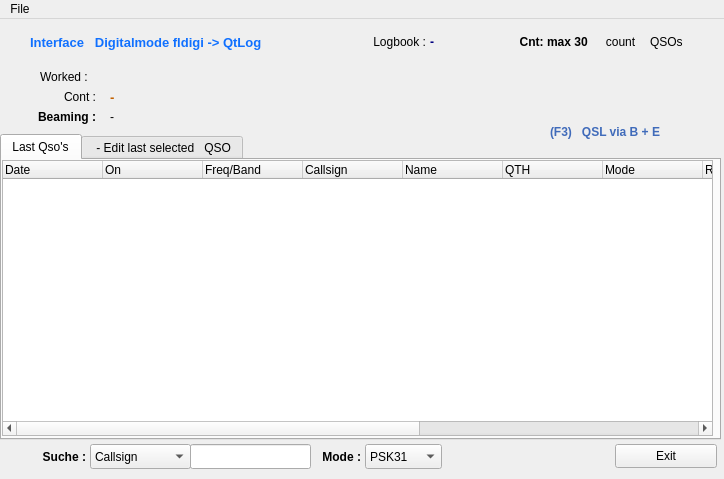
<?xml version="1.0" encoding="UTF-8"?>
<ui version="4.0">
 <class>diglog</class>
 <widget class="QMainWindow" name="diglog">
  <property name="geometry">
   <rect>
    <x>0</x>
    <y>0</y>
    <width>724</width>
    <height>479</height>
   </rect>
  </property>
  <property name="windowTitle">
   <string>DigiLog</string>
  </property>
  <widget class="QWidget" name="centralwidget">
   <widget class="QLabel" name="label">
    <property name="geometry">
     <rect>
      <x>30</x>
      <y>15</y>
      <width>301</width>
      <height>16</height>
     </rect>
    </property>
    <property name="palette">
     <palette>
      <active>
       <colorrole role="WindowText">
        <brush brushstyle="SolidPattern">
         <color alpha="255">
          <red>16</red>
          <green>112</green>
          <blue>255</blue>
         </color>
        </brush>
       </colorrole>
      </active>
      <inactive>
       <colorrole role="WindowText">
        <brush brushstyle="SolidPattern">
         <color alpha="255">
          <red>16</red>
          <green>112</green>
          <blue>255</blue>
         </color>
        </brush>
       </colorrole>
      </inactive>
      <disabled>
       <colorrole role="WindowText">
        <brush brushstyle="SolidPattern">
         <color alpha="255">
          <red>146</red>
          <green>145</green>
          <blue>144</blue>
         </color>
        </brush>
       </colorrole>
      </disabled>
     </palette>
    </property>
    <property name="font">
     <font>
      <pointsize>10</pointsize>
      <weight>75</weight>
      <bold>true</bold>
     </font>
    </property>
    <property name="text">
     <string>Interface   Digitalmode fldigi -&gt; QtLog</string>
    </property>
   </widget>
   <widget class="QTabWidget" name="tabWidget">
    <property name="geometry">
     <rect>
      <x>0</x>
      <y>115</y>
      <width>721</width>
      <height>306</height>
     </rect>
    </property>
    <property name="focusPolicy">
     <enum>Qt::NoFocus</enum>
    </property>
    <property name="currentIndex">
     <number>0</number>
    </property>
    <widget class="QWidget" name="tab">
     <attribute name="title">
      <string>Last Qso's</string>
     </attribute>
     <widget class="QTreeWidget" name="qsoList">
      <property name="geometry">
       <rect>
        <x>0</x>
        <y>0</y>
        <width>711</width>
        <height>276</height>
       </rect>
      </property>
      <property name="focusPolicy">
       <enum>Qt::NoFocus</enum>
      </property>
      <property name="rootIsDecorated">
       <bool>false</bool>
      </property>
      <property name="itemsExpandable">
       <bool>true</bool>
      </property>
      <column>
       <property name="text">
        <string>Date</string>
       </property>
      </column>
      <column>
       <property name="text">
        <string>On</string>
       </property>
      </column>
      <column>
       <property name="text">
        <string>Freq/Band</string>
       </property>
      </column>
      <column>
       <property name="text">
        <string>Callsign</string>
       </property>
      </column>
      <column>
       <property name="text">
        <string>Name</string>
       </property>
      </column>
      <column>
       <property name="text">
        <string>QTH</string>
       </property>
      </column>
      <column>
       <property name="text">
        <string>Mode</string>
       </property>
      </column>
      <column>
       <property name="text">
        <string>RstR</string>
       </property>
      </column>
      <column>
       <property name="text">
        <string>AWD</string>
       </property>
      </column>
      <column>
       <property name="text">
        <string>Loc</string>
       </property>
      </column>
      <column>
       <property name="text">
        <string>Contest</string>
       </property>
      </column>
      <column>
       <property name="text">
        <string>Notiz</string>
       </property>
      </column>
     </widget>
    </widget>
    <widget class="QWidget" name="tab_3">
     <attribute name="title">
      <string> - Edit last selected   QSO</string>
     </attribute>
     <widget class="QLabel" name="label_11">
      <property name="geometry">
       <rect>
        <x>30</x>
        <y>45</y>
        <width>81</width>
        <height>16</height>
       </rect>
      </property>
      <property name="font">
       <font>
        <weight>75</weight>
        <bold>true</bold>
       </font>
      </property>
      <property name="text">
       <string>Freq/Band</string>
      </property>
     </widget>
     <widget class="QLineEdit" name="lineEditFreq">
      <property name="geometry">
       <rect>
        <x>15</x>
        <y>65</y>
        <width>101</width>
        <height>25</height>
       </rect>
      </property>
      <property name="palette">
       <palette>
        <active>
         <colorrole role="Base">
          <brush brushstyle="SolidPattern">
           <color alpha="255">
            <red>239</red>
            <green>239</green>
            <blue>239</blue>
           </color>
          </brush>
         </colorrole>
        </active>
        <inactive>
         <colorrole role="Base">
          <brush brushstyle="SolidPattern">
           <color alpha="255">
            <red>239</red>
            <green>239</green>
            <blue>239</blue>
           </color>
          </brush>
         </colorrole>
        </inactive>
        <disabled>
         <colorrole role="Base">
          <brush brushstyle="SolidPattern">
           <color alpha="255">
            <red>244</red>
            <green>244</green>
            <blue>244</blue>
           </color>
          </brush>
         </colorrole>
        </disabled>
       </palette>
      </property>
      <property name="focusPolicy">
       <enum>Qt::NoFocus</enum>
      </property>
     </widget>
     <widget class="QLabel" name="label_14">
      <property name="geometry">
       <rect>
        <x>130</x>
        <y>45</y>
        <width>66</width>
        <height>16</height>
       </rect>
      </property>
      <property name="font">
       <font>
        <weight>75</weight>
        <bold>true</bold>
       </font>
      </property>
      <property name="text">
       <string>Callsign</string>
      </property>
     </widget>
     <widget class="QLineEdit" name="lineEditCall">
      <property name="geometry">
       <rect>
        <x>115</x>
        <y>65</y>
        <width>91</width>
        <height>25</height>
       </rect>
      </property>
      <property name="palette">
       <palette>
        <active>
         <colorrole role="Base">
          <brush brushstyle="SolidPattern">
           <color alpha="255">
            <red>241</red>
            <green>241</green>
            <blue>241</blue>
           </color>
          </brush>
         </colorrole>
        </active>
        <inactive>
         <colorrole role="Base">
          <brush brushstyle="SolidPattern">
           <color alpha="255">
            <red>241</red>
            <green>241</green>
            <blue>241</blue>
           </color>
          </brush>
         </colorrole>
        </inactive>
        <disabled>
         <colorrole role="Base">
          <brush brushstyle="SolidPattern">
           <color alpha="255">
            <red>244</red>
            <green>244</green>
            <blue>244</blue>
           </color>
          </brush>
         </colorrole>
        </disabled>
       </palette>
      </property>
      <property name="focusPolicy">
       <enum>Qt::NoFocus</enum>
      </property>
     </widget>
     <widget class="QLabel" name="label_15">
      <property name="geometry">
       <rect>
        <x>225</x>
        <y>45</y>
        <width>56</width>
        <height>15</height>
       </rect>
      </property>
      <property name="font">
       <font>
        <weight>75</weight>
        <bold>true</bold>
       </font>
      </property>
      <property name="text">
       <string>Name</string>
      </property>
     </widget>
     <widget class="QLineEdit" name="lineEditName">
      <property name="geometry">
       <rect>
        <x>205</x>
        <y>65</y>
        <width>126</width>
        <height>25</height>
       </rect>
      </property>
     </widget>
     <widget class="QLabel" name="label_17">
      <property name="geometry">
       <rect>
        <x>345</x>
        <y>45</y>
        <width>41</width>
        <height>16</height>
       </rect>
      </property>
      <property name="font">
       <font>
        <weight>75</weight>
        <bold>true</bold>
       </font>
      </property>
      <property name="text">
       <string>QTH</string>
      </property>
      <property name="alignment">
       <set>Qt::AlignLeading|Qt::AlignLeft|Qt::AlignVCenter</set>
      </property>
     </widget>
     <widget class="QLineEdit" name="lineEditQth">
      <property name="geometry">
       <rect>
        <x>330</x>
        <y>65</y>
        <width>166</width>
        <height>25</height>
       </rect>
      </property>
     </widget>
     <widget class="QLabel" name="label_18">
      <property name="geometry">
       <rect>
        <x>30</x>
        <y>100</y>
        <width>71</width>
        <height>16</height>
       </rect>
      </property>
      <property name="font">
       <font>
        <weight>75</weight>
        <bold>true</bold>
       </font>
      </property>
      <property name="text">
       <string>US state</string>
      </property>
     </widget>
     <widget class="QLineEdit" name="lineEditState">
      <property name="geometry">
       <rect>
        <x>15</x>
        <y>120</y>
        <width>81</width>
        <height>25</height>
       </rect>
      </property>
      <property name="palette">
       <palette>
        <active>
         <colorrole role="Base">
          <brush brushstyle="SolidPattern">
           <color alpha="255">
            <red>240</red>
            <green>240</green>
            <blue>240</blue>
           </color>
          </brush>
         </colorrole>
        </active>
        <inactive>
         <colorrole role="Base">
          <brush brushstyle="SolidPattern">
           <color alpha="255">
            <red>240</red>
            <green>240</green>
            <blue>240</blue>
           </color>
          </brush>
         </colorrole>
        </inactive>
        <disabled>
         <colorrole role="Base">
          <brush brushstyle="SolidPattern">
           <color alpha="255">
            <red>244</red>
            <green>244</green>
            <blue>244</blue>
           </color>
          </brush>
         </colorrole>
        </disabled>
       </palette>
      </property>
      <property name="focusPolicy">
       <enum>Qt::NoFocus</enum>
      </property>
     </widget>
     <widget class="QLabel" name="label_19">
      <property name="geometry">
       <rect>
        <x>250</x>
        <y>100</y>
        <width>61</width>
        <height>16</height>
       </rect>
      </property>
      <property name="font">
       <font>
        <weight>75</weight>
        <bold>true</bold>
       </font>
      </property>
      <property name="text">
       <string>VE Prov.</string>
      </property>
     </widget>
     <widget class="QLineEdit" name="lineEditVEprov">
      <property name="geometry">
       <rect>
        <x>240</x>
        <y>120</y>
        <width>76</width>
        <height>25</height>
       </rect>
      </property>
      <property name="palette">
       <palette>
        <active>
         <colorrole role="Base">
          <brush brushstyle="SolidPattern">
           <color alpha="255">
            <red>240</red>
            <green>240</green>
            <blue>240</blue>
           </color>
          </brush>
         </colorrole>
        </active>
        <inactive>
         <colorrole role="Base">
          <brush brushstyle="SolidPattern">
           <color alpha="255">
            <red>240</red>
            <green>240</green>
            <blue>240</blue>
           </color>
          </brush>
         </colorrole>
        </inactive>
        <disabled>
         <colorrole role="Base">
          <brush brushstyle="SolidPattern">
           <color alpha="255">
            <red>244</red>
            <green>244</green>
            <blue>244</blue>
           </color>
          </brush>
         </colorrole>
        </disabled>
       </palette>
      </property>
      <property name="focusPolicy">
       <enum>Qt::NoFocus</enum>
      </property>
     </widget>
     <widget class="QLabel" name="label_20">
      <property name="geometry">
       <rect>
        <x>110</x>
        <y>100</y>
        <width>76</width>
        <height>16</height>
       </rect>
      </property>
      <property name="font">
       <font>
        <weight>50</weight>
        <bold>false</bold>
       </font>
      </property>
      <property name="text">
       <string>Country</string>
      </property>
     </widget>
     <widget class="QLineEdit" name="lineEditCountry">
      <property name="geometry">
       <rect>
        <x>100</x>
        <y>120</y>
        <width>136</width>
        <height>25</height>
       </rect>
      </property>
     </widget>
     <widget class="QLabel" name="label_21">
      <property name="geometry">
       <rect>
        <x>330</x>
        <y>100</y>
        <width>66</width>
        <height>16</height>
       </rect>
      </property>
      <property name="text">
       <string>Locator</string>
      </property>
     </widget>
     <widget class="QLineEdit" name="lineEditLoc">
      <property name="geometry">
       <rect>
        <x>320</x>
        <y>120</y>
        <width>76</width>
        <height>25</height>
       </rect>
      </property>
     </widget>
     <widget class="QLabel" name="label_22">
      <property name="geometry">
       <rect>
        <x>30</x>
        <y>150</y>
        <width>71</width>
        <height>16</height>
       </rect>
      </property>
      <property name="font">
       <font>
        <weight>75</weight>
        <bold>true</bold>
       </font>
      </property>
      <property name="text">
       <string>Notiz</string>
      </property>
     </widget>
     <widget class="QLineEdit" name="lineEditNotiz">
      <property name="geometry">
       <rect>
        <x>15</x>
        <y>170</y>
        <width>481</width>
        <height>25</height>
       </rect>
      </property>
     </widget>
     <widget class="QPushButton" name="ButtonEscOK">
      <property name="geometry">
       <rect>
        <x>20</x>
        <y>215</y>
        <width>121</width>
        <height>31</height>
       </rect>
      </property>
      <property name="font">
       <font>
        <weight>75</weight>
        <bold>true</bold>
       </font>
      </property>
      <property name="focusPolicy">
       <enum>Qt::NoFocus</enum>
      </property>
      <property name="text">
       <string>ESC  -  Return</string>
      </property>
     </widget>
     <widget class="QPushButton" name="ButtonUpdate">
      <property name="geometry">
       <rect>
        <x>185</x>
        <y>215</y>
        <width>121</width>
        <height>31</height>
       </rect>
      </property>
      <property name="font">
       <font>
        <weight>75</weight>
        <bold>true</bold>
       </font>
      </property>
      <property name="focusPolicy">
       <enum>Qt::NoFocus</enum>
      </property>
      <property name="text">
       <string>F2 -  Update</string>
      </property>
     </widget>
     <widget class="QCheckBox" name="checkBoxQslB">
      <property name="geometry">
       <rect>
        <x>20</x>
        <y>10</y>
        <width>76</width>
        <height>23</height>
       </rect>
      </property>
      <property name="font">
       <font>
        <weight>75</weight>
        <bold>true</bold>
       </font>
      </property>
      <property name="focusPolicy">
       <enum>Qt::NoFocus</enum>
      </property>
      <property name="text">
       <string>B.Qsl</string>
      </property>
      <property name="checked">
       <bool>true</bool>
      </property>
     </widget>
     <widget class="QCheckBox" name="checkBoxEqsl">
      <property name="geometry">
       <rect>
        <x>100</x>
        <y>10</y>
        <width>71</width>
        <height>23</height>
       </rect>
      </property>
      <property name="font">
       <font>
        <weight>75</weight>
        <bold>true</bold>
       </font>
      </property>
      <property name="focusPolicy">
       <enum>Qt::NoFocus</enum>
      </property>
      <property name="text">
       <string>E.Qsl</string>
      </property>
      <property name="checked">
       <bool>true</bool>
      </property>
     </widget>
     <widget class="QComboBox" name="RigBox">
      <property name="geometry">
       <rect>
        <x>380</x>
        <y>10</y>
        <width>71</width>
        <height>25</height>
       </rect>
      </property>
      <property name="focusPolicy">
       <enum>Qt::NoFocus</enum>
      </property>
      <item>
       <property name="text">
        <string>Dipol</string>
       </property>
      </item>
      <item>
       <property name="text">
        <string>KW_Y</string>
       </property>
      </item>
     </widget>
     <widget class="QLineEdit" name="wQslMgr">
      <property name="geometry">
       <rect>
        <x>225</x>
        <y>10</y>
        <width>91</width>
        <height>25</height>
       </rect>
      </property>
     </widget>
     <widget class="QLabel" name="label_10">
      <property name="geometry">
       <rect>
        <x>170</x>
        <y>15</y>
        <width>51</width>
        <height>16</height>
       </rect>
      </property>
      <property name="text">
       <string>QslMgr</string>
      </property>
      <property name="alignment">
       <set>Qt::AlignRight|Qt::AlignTrailing|Qt::AlignVCenter</set>
      </property>
     </widget>
     <widget class="QLabel" name="label_23">
      <property name="geometry">
       <rect>
        <x>340</x>
        <y>15</y>
        <width>31</width>
        <height>16</height>
       </rect>
      </property>
      <property name="text">
       <string>Rig</string>
      </property>
      <property name="alignment">
       <set>Qt::AlignRight|Qt::AlignTrailing|Qt::AlignVCenter</set>
      </property>
     </widget>
     <widget class="QTableWidget" name="awdList">
      <property name="geometry">
       <rect>
        <x>525</x>
        <y>26</y>
        <width>171</width>
        <height>241</height>
       </rect>
      </property>
      <property name="focusPolicy">
       <enum>Qt::NoFocus</enum>
      </property>
      <property name="columnCount">
       <number>2</number>
      </property>
      <column/>
      <column/>
     </widget>
     <widget class="QLabel" name="label_8">
      <property name="geometry">
       <rect>
        <x>565</x>
        <y>5</y>
        <width>91</width>
        <height>16</height>
       </rect>
      </property>
      <property name="font">
       <font>
        <weight>75</weight>
        <bold>true</bold>
       </font>
      </property>
      <property name="text">
       <string>AWD Table</string>
      </property>
     </widget>
    </widget>
   </widget>
   <widget class="QLabel" name="label_3">
    <property name="geometry">
     <rect>
      <x>505</x>
      <y>15</y>
      <width>86</width>
      <height>16</height>
     </rect>
    </property>
    <property name="font">
     <font>
      <weight>75</weight>
      <bold>true</bold>
     </font>
    </property>
    <property name="text">
     <string>Cnt: max 30 </string>
    </property>
    <property name="alignment">
     <set>Qt::AlignRight|Qt::AlignTrailing|Qt::AlignVCenter</set>
    </property>
   </widget>
   <widget class="QLabel" name="labelCount">
    <property name="geometry">
     <rect>
      <x>600</x>
      <y>15</y>
      <width>41</width>
      <height>16</height>
     </rect>
    </property>
    <property name="text">
     <string>count</string>
    </property>
    <property name="alignment">
     <set>Qt::AlignCenter</set>
    </property>
   </widget>
   <widget class="QLabel" name="label_5">
    <property name="geometry">
     <rect>
      <x>650</x>
      <y>15</y>
      <width>41</width>
      <height>16</height>
     </rect>
    </property>
    <property name="text">
     <string>QSOs</string>
    </property>
   </widget>
   <widget class="QLabel" name="label_6">
    <property name="geometry">
     <rect>
      <x>40</x>
      <y>50</y>
      <width>506</width>
      <height>16</height>
     </rect>
    </property>
    <property name="text">
     <string>Worked :</string>
    </property>
   </widget>
   <widget class="QLabel" name="label_7">
    <property name="geometry">
     <rect>
      <x>20</x>
      <y>90</y>
      <width>76</width>
      <height>16</height>
     </rect>
    </property>
    <property name="font">
     <font>
      <weight>75</weight>
      <bold>true</bold>
     </font>
    </property>
    <property name="text">
     <string>Beaming :</string>
    </property>
    <property name="alignment">
     <set>Qt::AlignRight|Qt::AlignTrailing|Qt::AlignVCenter</set>
    </property>
   </widget>
   <widget class="QLabel" name="labelBeaming">
    <property name="geometry">
     <rect>
      <x>110</x>
      <y>90</y>
      <width>436</width>
      <height>16</height>
     </rect>
    </property>
    <property name="text">
     <string>-</string>
    </property>
   </widget>
   <widget class="QLabel" name="labelCont">
    <property name="geometry">
     <rect>
      <x>110</x>
      <y>70</y>
      <width>441</width>
      <height>16</height>
     </rect>
    </property>
    <property name="palette">
     <palette>
      <active>
       <colorrole role="WindowText">
        <brush brushstyle="SolidPattern">
         <color alpha="255">
          <red>195</red>
          <green>97</green>
          <blue>0</blue>
         </color>
        </brush>
       </colorrole>
      </active>
      <inactive>
       <colorrole role="WindowText">
        <brush brushstyle="SolidPattern">
         <color alpha="255">
          <red>195</red>
          <green>97</green>
          <blue>0</blue>
         </color>
        </brush>
       </colorrole>
      </inactive>
      <disabled>
       <colorrole role="WindowText">
        <brush brushstyle="SolidPattern">
         <color alpha="255">
          <red>146</red>
          <green>145</green>
          <blue>144</blue>
         </color>
        </brush>
       </colorrole>
      </disabled>
     </palette>
    </property>
    <property name="font">
     <font>
      <pointsize>10</pointsize>
      <weight>75</weight>
      <bold>true</bold>
     </font>
    </property>
    <property name="text">
     <string>-</string>
    </property>
   </widget>
   <widget class="QLabel" name="label_2">
    <property name="geometry">
     <rect>
      <x>20</x>
      <y>430</y>
      <width>66</width>
      <height>16</height>
     </rect>
    </property>
    <property name="font">
     <font>
      <weight>75</weight>
      <bold>true</bold>
     </font>
    </property>
    <property name="text">
     <string>Suche :</string>
    </property>
    <property name="alignment">
     <set>Qt::AlignRight|Qt::AlignTrailing|Qt::AlignVCenter</set>
    </property>
   </widget>
   <widget class="QComboBox" name="comboBox_2">
    <property name="geometry">
     <rect>
      <x>90</x>
      <y>425</y>
      <width>101</width>
      <height>25</height>
     </rect>
    </property>
    <property name="focusPolicy">
     <enum>Qt::NoFocus</enum>
    </property>
    <item>
     <property name="text">
      <string>Callsign</string>
     </property>
    </item>
    <item>
     <property name="text">
      <string>State</string>
     </property>
    </item>
   </widget>
   <widget class="QLineEdit" name="lineEditSearch">
    <property name="geometry">
     <rect>
      <x>190</x>
      <y>425</y>
      <width>121</width>
      <height>25</height>
     </rect>
    </property>
   </widget>
   <widget class="QPushButton" name="ButtonExit">
    <property name="geometry">
     <rect>
      <x>615</x>
      <y>425</y>
      <width>102</width>
      <height>24</height>
     </rect>
    </property>
    <property name="focusPolicy">
     <enum>Qt::NoFocus</enum>
    </property>
    <property name="text">
     <string>Exit</string>
    </property>
   </widget>
   <widget class="QLabel" name="label_25">
    <property name="geometry">
     <rect>
      <x>350</x>
      <y>15</y>
      <width>76</width>
      <height>15</height>
     </rect>
    </property>
    <property name="text">
     <string>Logbook :</string>
    </property>
    <property name="alignment">
     <set>Qt::AlignRight|Qt::AlignTrailing|Qt::AlignVCenter</set>
    </property>
   </widget>
   <widget class="QLabel" name="wLogFile">
    <property name="geometry">
     <rect>
      <x>430</x>
      <y>15</y>
      <width>56</width>
      <height>15</height>
     </rect>
    </property>
    <property name="palette">
     <palette>
      <active>
       <colorrole role="WindowText">
        <brush brushstyle="SolidPattern">
         <color alpha="255">
          <red>0</red>
          <green>0</green>
          <blue>128</blue>
         </color>
        </brush>
       </colorrole>
      </active>
      <inactive>
       <colorrole role="WindowText">
        <brush brushstyle="SolidPattern">
         <color alpha="255">
          <red>0</red>
          <green>0</green>
          <blue>128</blue>
         </color>
        </brush>
       </colorrole>
      </inactive>
      <disabled>
       <colorrole role="WindowText">
        <brush brushstyle="SolidPattern">
         <color alpha="255">
          <red>146</red>
          <green>145</green>
          <blue>144</blue>
         </color>
        </brush>
       </colorrole>
      </disabled>
     </palette>
    </property>
    <property name="font">
     <font>
      <weight>75</weight>
      <bold>true</bold>
     </font>
    </property>
    <property name="text">
     <string>-</string>
    </property>
   </widget>
   <widget class="QLabel" name="label_4">
    <property name="geometry">
     <rect>
      <x>40</x>
      <y>70</y>
      <width>56</width>
      <height>15</height>
     </rect>
    </property>
    <property name="text">
     <string>Cont :</string>
    </property>
    <property name="alignment">
     <set>Qt::AlignRight|Qt::AlignTrailing|Qt::AlignVCenter</set>
    </property>
   </widget>
   <widget class="QLabel" name="labelQslVia">
    <property name="geometry">
     <rect>
      <x>550</x>
      <y>105</y>
      <width>131</width>
      <height>16</height>
     </rect>
    </property>
    <property name="palette">
     <palette>
      <active>
       <colorrole role="WindowText">
        <brush brushstyle="SolidPattern">
         <color alpha="255">
          <red>64</red>
          <green>107</green>
          <blue>186</blue>
         </color>
        </brush>
       </colorrole>
      </active>
      <inactive>
       <colorrole role="WindowText">
        <brush brushstyle="SolidPattern">
         <color alpha="255">
          <red>64</red>
          <green>107</green>
          <blue>186</blue>
         </color>
        </brush>
       </colorrole>
      </inactive>
      <disabled>
       <colorrole role="WindowText">
        <brush brushstyle="SolidPattern">
         <color alpha="255">
          <red>146</red>
          <green>145</green>
          <blue>144</blue>
         </color>
        </brush>
       </colorrole>
      </disabled>
     </palette>
    </property>
    <property name="font">
     <font>
      <weight>75</weight>
      <bold>true</bold>
     </font>
    </property>
    <property name="text">
     <string>(F3)   QSL via B + E</string>
    </property>
   </widget>
   <widget class="QComboBox" name="ModeBox">
    <property name="geometry">
     <rect>
      <x>365</x>
      <y>425</y>
      <width>77</width>
      <height>25</height>
     </rect>
    </property>
    <property name="focusPolicy">
     <enum>Qt::NoFocus</enum>
    </property>
    <item>
     <property name="text">
      <string>PSK31</string>
     </property>
    </item>
    <item>
     <property name="text">
      <string>RTTY</string>
     </property>
    </item>
   </widget>
   <widget class="QLabel" name="label_12">
    <property name="geometry">
     <rect>
      <x>315</x>
      <y>430</y>
      <width>46</width>
      <height>16</height>
     </rect>
    </property>
    <property name="font">
     <font>
      <weight>75</weight>
      <bold>true</bold>
     </font>
    </property>
    <property name="text">
     <string>Mode :</string>
    </property>
    <property name="alignment">
     <set>Qt::AlignRight|Qt::AlignTrailing|Qt::AlignVCenter</set>
    </property>
   </widget>
  </widget>
  <widget class="QMenuBar" name="menubar">
   <property name="geometry">
    <rect>
     <x>0</x>
     <y>0</y>
     <width>724</width>
     <height>21</height>
    </rect>
   </property>
   <widget class="QMenu" name="menuFile">
    <property name="title">
     <string>File</string>
    </property>
    <addaction name="actionENDE"/>
   </widget>
   <addaction name="menuFile"/>
  </widget>
  <action name="actionENDE">
   <property name="text">
    <string>F10 oder x  -  Exit</string>
   </property>
  </action>
 </widget>
 <tabstops>
  <tabstop>wQslMgr</tabstop>
  <tabstop>lineEditFreq</tabstop>
  <tabstop>lineEditName</tabstop>
  <tabstop>lineEditQth</tabstop>
  <tabstop>lineEditCountry</tabstop>
  <tabstop>lineEditLoc</tabstop>
  <tabstop>lineEditNotiz</tabstop>
  <tabstop>lineEditSearch</tabstop>
  <tabstop>tabWidget</tabstop>
 </tabstops>
 <resources/>
 <connections/>
 <designerdata>
  <property name="gridDeltaX">
   <number>5</number>
  </property>
  <property name="gridDeltaY">
   <number>5</number>
  </property>
  <property name="gridSnapX">
   <bool>true</bool>
  </property>
  <property name="gridSnapY">
   <bool>true</bool>
  </property>
  <property name="gridVisible">
   <bool>true</bool>
  </property>
 </designerdata>
</ui>
